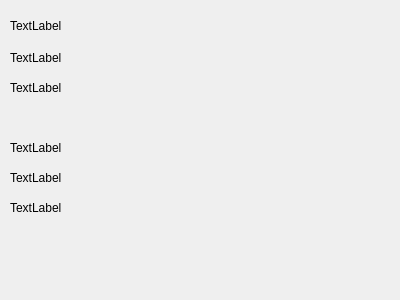
<?xml version="1.0" encoding="UTF-8"?>
<ui version="4.0">
 <class>MainWindow</class>
 <widget class="QMainWindow" name="MainWindow">
  <property name="geometry">
   <rect>
    <x>0</x>
    <y>0</y>
    <width>400</width>
    <height>300</height>
   </rect>
  </property>
  <property name="windowTitle">
   <string>MainWindow</string>
  </property>
  <widget class="QWidget" name="centralWidget">
   <widget class="QLabel" name="label">
    <property name="geometry">
     <rect>
      <x>10</x>
      <y>10</y>
      <width>211</width>
      <height>31</height>
     </rect>
    </property>
    <property name="text">
     <string>TextLabel</string>
    </property>
   </widget>
   <widget class="QLabel" name="label_2">
    <property name="geometry">
     <rect>
      <x>10</x>
      <y>50</y>
      <width>231</width>
      <height>16</height>
     </rect>
    </property>
    <property name="text">
     <string>TextLabel</string>
    </property>
   </widget>
   <widget class="QLabel" name="label_3">
    <property name="geometry">
     <rect>
      <x>10</x>
      <y>80</y>
      <width>271</width>
      <height>16</height>
     </rect>
    </property>
    <property name="text">
     <string>TextLabel</string>
    </property>
   </widget>
   <widget class="QLabel" name="label_4">
    <property name="geometry">
     <rect>
      <x>10</x>
      <y>140</y>
      <width>281</width>
      <height>16</height>
     </rect>
    </property>
    <property name="text">
     <string>TextLabel</string>
    </property>
   </widget>
   <widget class="QLabel" name="label_5">
    <property name="geometry">
     <rect>
      <x>10</x>
      <y>170</y>
      <width>301</width>
      <height>16</height>
     </rect>
    </property>
    <property name="text">
     <string>TextLabel</string>
    </property>
   </widget>
   <widget class="QLabel" name="label_6">
    <property name="geometry">
     <rect>
      <x>10</x>
      <y>200</y>
      <width>331</width>
      <height>16</height>
     </rect>
    </property>
    <property name="text">
     <string>TextLabel</string>
    </property>
   </widget>
  </widget>
 </widget>
 <layoutdefault spacing="6" margin="11"/>
 <resources/>
 <connections/>
</ui>
